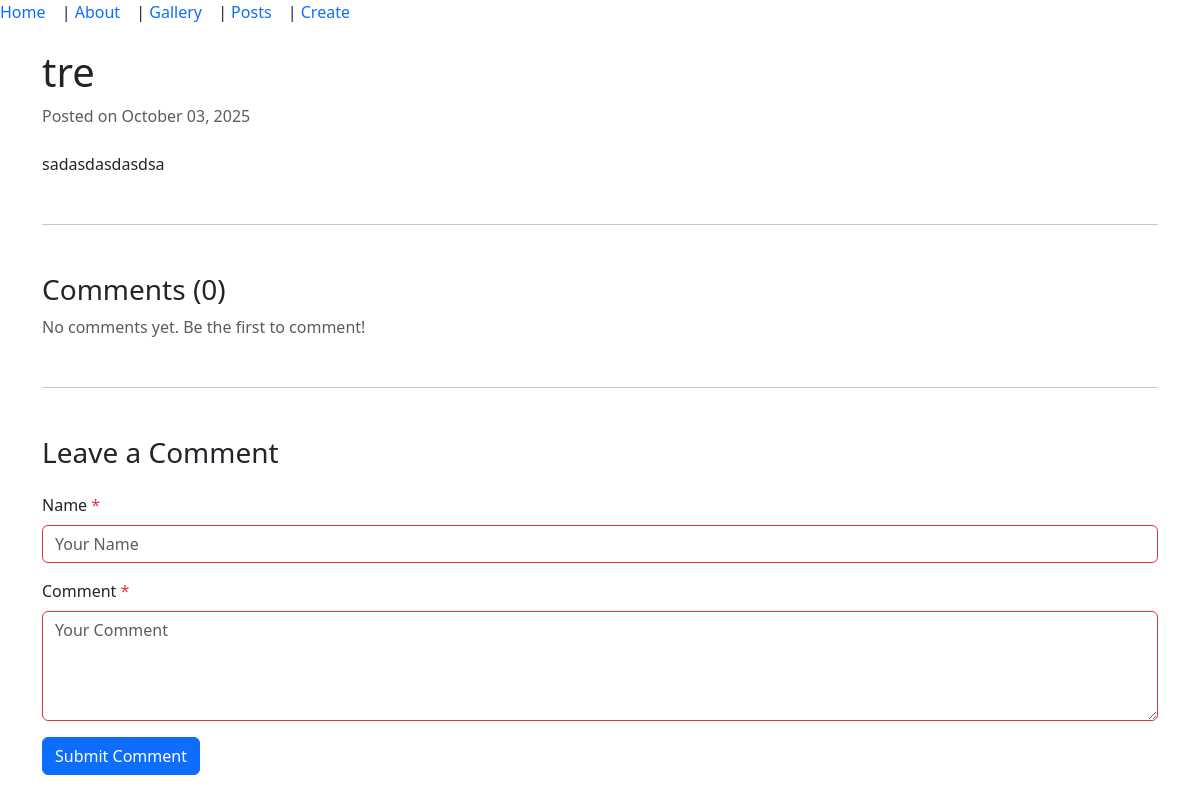
The page /post/13/ on the database as committed earlier.
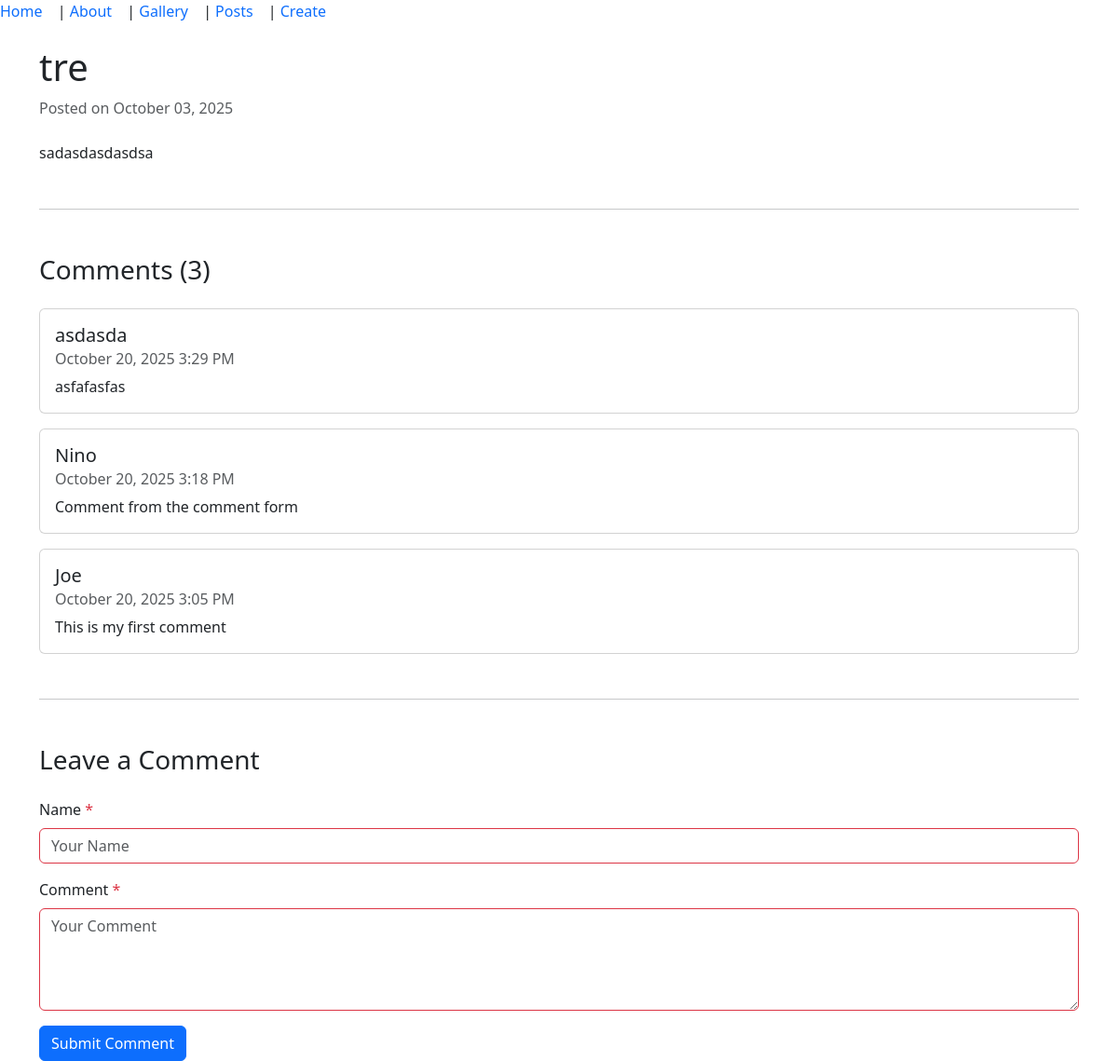
The same page on the database as committed later.
### pages/models.py (models this page shows, shortened)
class Post(models.Model):
    title = models.CharField(max_length=100, validators=[MinLengthValidator(3)])
    body = models.TextField(validators=[MinLengthValidator(10)])
    created_at = models.DateTimeField(auto_now_add=True)
    class Meta:
        ordering = ['-created_at']
        constraints = [
            models.UniqueConstraint(fields=['title'], name='unique_post_title')
        ]

class Comment(models.Model):
    post = models.ForeignKey(Post, on_delete=models.CASCADE, related_name='comments')
    author = models.CharField(max_length=100)
    text = models.TextField()
    created_at = models.DateTimeField(auto_now_add=True)

### pages/views.py (the view)
# urls.py: path('post/<int:pk>/', views.post_view, name='post_view'),
def post_view(request, pk):
    post = get_object_or_404(Post, pk=pk)
    comments = post.comments.all().order_by('-created_at')
    comment_form = CommentForm()
    context = {
        'post': post,
        'comments': comments,
        'comment_form': comment_form,
    }
    return render(request, 'post_detail.html', context)

### pages/forms.py (shortened to what this page needs)
class CommentForm(forms.ModelForm):
    class Meta:
        model = Comment
        fields = ['author', 'text']
        widgets = {
            'author': forms.TextInput(attrs={
                'class': 'form-control',
                'placeholder': 'Your Name'
            }),
            'text': forms.Textarea(attrs={
                'class': 'form-control',
                'placeholder': 'Your Comment',
                'rows': 4
            }),
        }
        labels = {
            'author': 'Name',
            'text': 'Comment',
        }

### pages/templates/post_detail.html (shortened to what this page needs)
{% extends "base.html" %}
{% load static %}
{% block content %}
<div class="container mt-4">
    <article class="post-detail">
        <h1>{{ post.title }}</h1>
        <p class="text-muted">
            Posted on {{ post.created_at|date:"F d, Y" }}
        </p>
        <div class="post-content mt-4">
            {{ post.body|linebreaks }}
        </div>
    </article>
    <hr class="my-5">
    <section class="comments-section">
        <h3>Comments ({{ comments.count }})</h3>
        {% if comments %}
            <div class="comments-list mt-4">
                {% for comment in comments %}
                <div class="card mb-3">
                    <div class="card-body">
                        <h5 class="card-title">{{ comment.author }}</h5>
                        <h6 class="card-subtitle mb-2 text-muted">
                            {{ comment.created_at|date:"F d, Y g:i A" }}
                        </h6>
                        <p class="card-text">{{ comment.text }}</p>
                    </div>
                </div>
                {% endfor %}
            </div>
        {% else %}
            <p class="text-muted">No comments yet. Be the first to comment!</p>
        {% endif %}
    </section>
    <hr class="my-5">
    <section class="comment-form-section">
        <h3>Leave a Comment</h3>
        <form method="post" action="{% url 'add_comment' post.pk %}" class="mt-4">
            <div class="mb-3">
                <label for="{{ comment_form.author.id_for_label }}" class="form-label">
                    {{ comment_form.author.label }} <span class="text-danger">*</span>
                </label>
                {{ comment_form.author }}
            </div>
            <div class="mb-3">
                <label for="{{ comment_form.text.id_for_label }}" class="form-label">
                    {{ comment_form.text.label }} <span class="text-danger">*</span>
                </label>
                {{ comment_form.text }}
            </div>
            <button type="submit" class="btn btn-primary">Submit Comment</button>
        </form>
    </section>
</div>
{% endblock %}

### pages/templates/base.html (shortened to what this page needs)
<!DOCTYPE html>
<html lang="en">
<head>
    {% load static %}
    <link rel="stylesheet" href="{% static 'css/style.css' %}">
    <link rel="stylesheet" href="https://cdn.jsdelivr.net/npm/bootstrap@5.3.0/dist/css/bootstrap.min.css">
</head>
<body>
    <nav>
        <a href="{% url 'home' %}">Home</a> |
        <a href="{% url 'about' %}">About</a> |
        <a href="{% url 'gallery' %}">Gallery</a> |
        <a href="{% url 'post_list' %}">Posts</a> |
        <a href="{% url 'post_create' %}">Create</a>
    </nav>
    <main>
        {% block content %}{% endblock %}
    </main>
</body>
</html>

### pages/static/css/style.css (style rules this page uses)
body { font-family: system-ui, Arial, sans-serif; margin: 2rem; }
nav a { margin-right: .75rem; text-decoration: none; }
h1 { margin: 0 0 1rem; }

### pages/templates/post_detail.html (style rules this page uses)
.form-control.is-invalid, .form-control:invalid { border-color: #dc3545; }

Rows that differ between the two databases and show on the page:
added Comment: author "asdasda", created_at "October 20, 2025 3:29 PM", text "asfafasfas"
added Comment: author "Nino", created_at "October 20, 2025 3:18 PM", text "Comment from the comment form"
added Comment: author "Joe", created_at "October 20, 2025 3:05 PM", text "This is my first comment"
Other text that changed with them:
{{ comments.count }}: "0" → "3"
text no longer shown: "No comments yet. Be the first to comment!"
